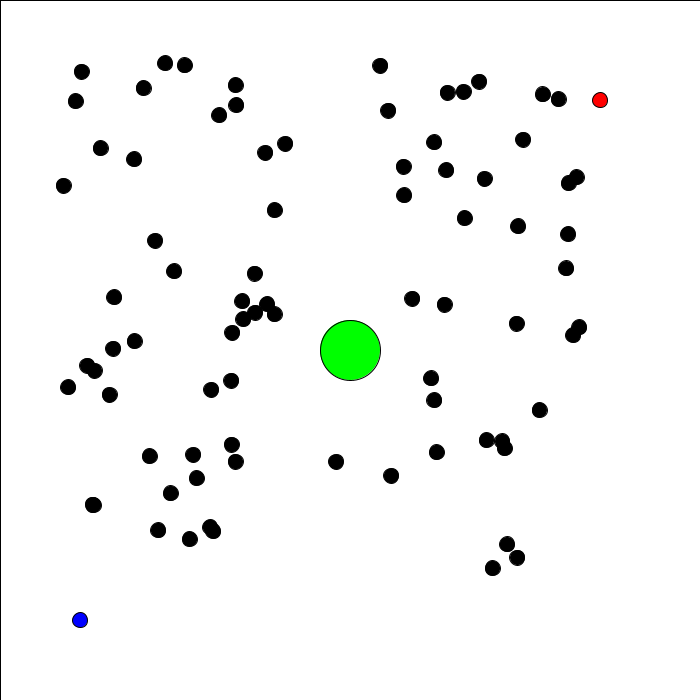
Frame 1 (no input)
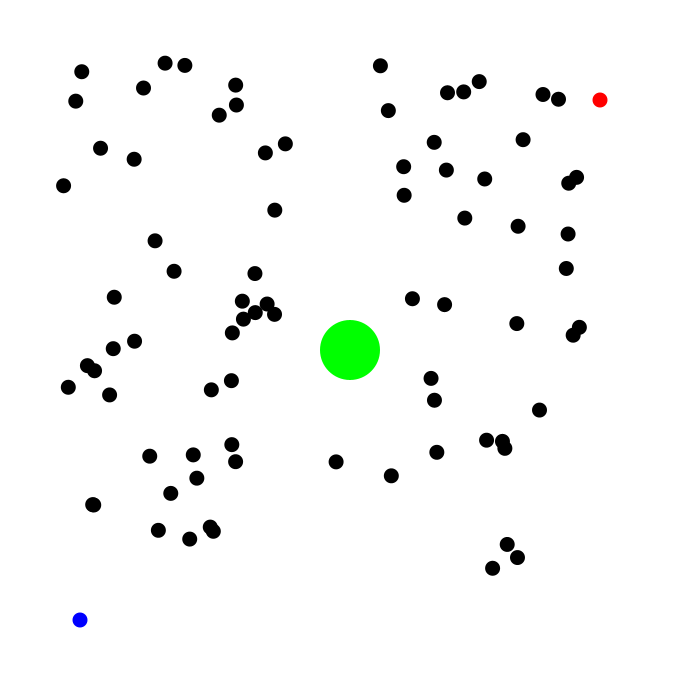
Frame 60 (the mouse pressed at the canvas centre just before this capture)
Frame 120 (the mouse held since frame 60 and released just before this capture): identical to frame 60, image omitted

The Processing sketch that drew these frames (run headless with seeded random() and noise(); from frame 60 on, the mouse is pressed at the canvas centre):

// Processing sketch: Checkin
// ── Checkin.pde
import java.util.PriorityQueue;
import java.util.Comparator;
import java.util.Collections;

Character Character;
boolean move = false;
boolean find = false;

int character_x = 0;
int character_y = 0;
int grid_size = 30;

PVector start;
PVector goal;

Milestones GOAL;
Milestones START;

PVector obstacle_center;
int sample_number = 80;
int obstacle_radius = 2 * grid_size;
int character_radius = 15;
Milestones[] sample_points;
int[][] paths_status = new int[sample_number+2][sample_number+2];
ArrayList<Milestones> fringeBFS = new ArrayList<Milestones>();
PriorityQueue<Milestones> fringeA = new PriorityQueue<Milestones>(new Compare());
ArrayList<Milestones> path = new ArrayList<Milestones>();

float vel = 3;
int index = 0;

class Character{
  PVector pos;
  PVector vel;
  float speed = 3;
  
  Character(PVector position){
    pos = new PVector(position.x, position.y);
    vel = new PVector(0,0);
  }
  
  void update(){
    pos.add(vel);
    if(check_Distance(path.get(index).pos,pos) < 3){
      if(path.get(index).isGoal) Character.Set_Velocity(new PVector(0,0,0)) ;
      else{
        Character.Set_Velocity(PVector.sub(path.get(index+1).pos,path.get(index).pos).normalize());
        index ++;
      }
    }
  }
  
  void Set_Velocity(PVector dir){
    vel = PVector.mult(dir,speed);
  }
}

class Milestones{  
  boolean isGoal = false;
  boolean isVisited = false;
  float g;
  float h;
  float f;
  PVector pos;  
  ArrayList<Milestones> neighbors = new ArrayList<Milestones>();
  Milestones parent;
  
  Milestones(PVector position){
    pos = position;
    g =  PVector.sub(pos,start).mag();
    h = PVector.sub(pos,goal).mag();  
    f = g + h;
  }
}


class Compare implements Comparator<Milestones>{
    public int compare(Milestones m1, Milestones m2) {
        float f1 = m1.f;
        float f2 = m2.f;
        return Float.compare(f1,f2);
    }  
}


float check_Distance(PVector vector_1, PVector vector_2) {
  float x_distance = (vector_1.x - vector_2.x) * (vector_1.x - vector_2.x);
  float y_distance = (vector_1.y - vector_2.y) * (vector_1.y - vector_2.y);
  float distance = sqrt(x_distance + y_distance);
  return distance;
}

boolean check_Feasibility(PVector sample_point) {
  boolean result = false;
  float distance = check_Distance(obstacle_center, sample_point);
  if (distance > (obstacle_radius + character_radius)) { 
    result = true;
  } 
  return result;
}

 
boolean check_Path(PVector point_1, PVector point_2) {
  boolean result = true;

  PVector check_point = new PVector(point_1.x, point_1.y);
  float x_distance = point_2.x - point_1.x;
  float y_distance = point_2.y - point_1.y;  
  float step_num = max(abs(x_distance), abs(y_distance));
  float x_step_size = x_distance / step_num;
  float y_step_size = y_distance / step_num;
  for (int i = 1; i < step_num; i++) {
    check_point.x += x_step_size;
    check_point.y += y_step_size;
    if (check_Feasibility(check_point) == false) {
      result = false;
      break;
    }    
  }  
  return result;
}


boolean BFS(){    
  START.isVisited = true;
  fringeBFS.add(START);
  while (fringeBFS.size() > 0){
    Milestones cur = fringeBFS.get(0);
    fringeBFS.remove(0);
    if(cur.isGoal) {
      return true;
    }
    int num_neighbors = cur.neighbors.size();
    for (int i = 0; i < num_neighbors; i++){
       Milestones child = cur.neighbors.get(i);
      if (!child.isVisited){
        child.isVisited = true;
        child.parent = cur;
        fringeBFS.add(child);
      }
    } 
  }
  return true;
}


boolean A_Star(){  
  START.isVisited = true;
  fringeA.add(START);
  while (fringeA.size() >0){   
    Milestones cur = fringeA.poll();
    if(cur.isGoal) {
      return true;
    }
    int num_neighbors = cur.neighbors.size();
    for(int i = 0; i < num_neighbors; i++){
      Milestones child = cur.neighbors.get(i);
      if(!child.isVisited){
        child.parent = cur;
        child.isVisited = true;
        fringeA.add(child);
      }
    }
  }  
  return true;
}

void setup() {  
  size(700,700);
  character_x = 50 + grid_size;
  character_y = 50 + 19 * grid_size;
  start = new PVector(character_x, character_y);
  goal = new PVector(600,100);
  obstacle_center = new PVector(width/2, height/2);  
  sample_points = new Milestones[sample_number+2];
  
  GOAL = new  Milestones(goal);
  START = new  Milestones(start);
  GOAL.isGoal = true;
  
  sample_points[0] = START;
  sample_points[1] = GOAL;

  PVector sample_point;
  for (int i = 0; i < sample_number+2; i++) {
    for (int j = 0; j < sample_number+2; j++) {
       paths_status[i][j] = 0;
    }
  }
  
  for (int i = 2; i < sample_number+2; i++) {
    sample_point = new PVector(random(55,595), random(55,595));    
    while (check_Feasibility(sample_point) == false) {
      sample_point = new PVector(random(55,595), random(55,595));
    }    
    sample_points[i] = new  Milestones(sample_point);     
  }
  
  for (int i = 0; i < sample_number + 2; i++) {
    for (int j = 0; j < sample_number + 2; j++) {      
      if (check_Distance(sample_points[i].pos, sample_points[j].pos) > 10) {
         if (check_Path(sample_points[i].pos, sample_points[j].pos) == true) {          
           sample_points[i].neighbors.add(sample_points[j]);
           paths_status[i][j] = 1;        
        }
      }      
    }
  }    
  
  //BFS();
  A_Star();
  
  Milestones cur = GOAL;
  while(cur.parent!=null){
     path.add(cur);
     cur = cur.parent;
  }
  path.add(cur);
  Collections.reverse(path); 
  Character = new Character(start);
  Character.Set_Velocity(PVector.sub(path.get(index+1).pos,path.get(index).pos).normalize());
  index++;
}

void draw() {
  fill(255,255,255);
  rect(0,0,700,700);   
  fill(0,255,0);
  circle(width/2, height/2, obstacle_radius);  
  for (int i = 2; i < sample_number+2; i++) {
    fill(0,0,0);
    circle(sample_points[i].pos.x, sample_points[i].pos.y, 15);
  }   
  fill(255,0,0);
  circle(600, 100, 15);   
  fill(0,0,255);
  circle(character_x, character_y, 0.5 * grid_size); 
  noStroke();  
  if(find){
    find_road();
  }
}

void find_road(){
  fill(200,200,0);
  stroke(100,100,100); 
  Milestones cur = GOAL;
  Milestones pre = GOAL; 
  while(cur.parent!=null){
     circle(cur.pos.x, cur.pos.y, 15);
     pre = cur;
     cur = cur.parent;
     line(pre.pos.x, pre.pos.y, cur.pos.x,cur.pos.y);
  }
  fill(0,0,255);
  if(move){
    Character.update();
    circle(Character.pos.x, Character.pos.y, 15);
  }
}

void keyPressed(){
  if(keyCode == ENTER){
    find = !find;
  }  
  if(keyCode == SHIFT){
    move = !move;
  }
}
